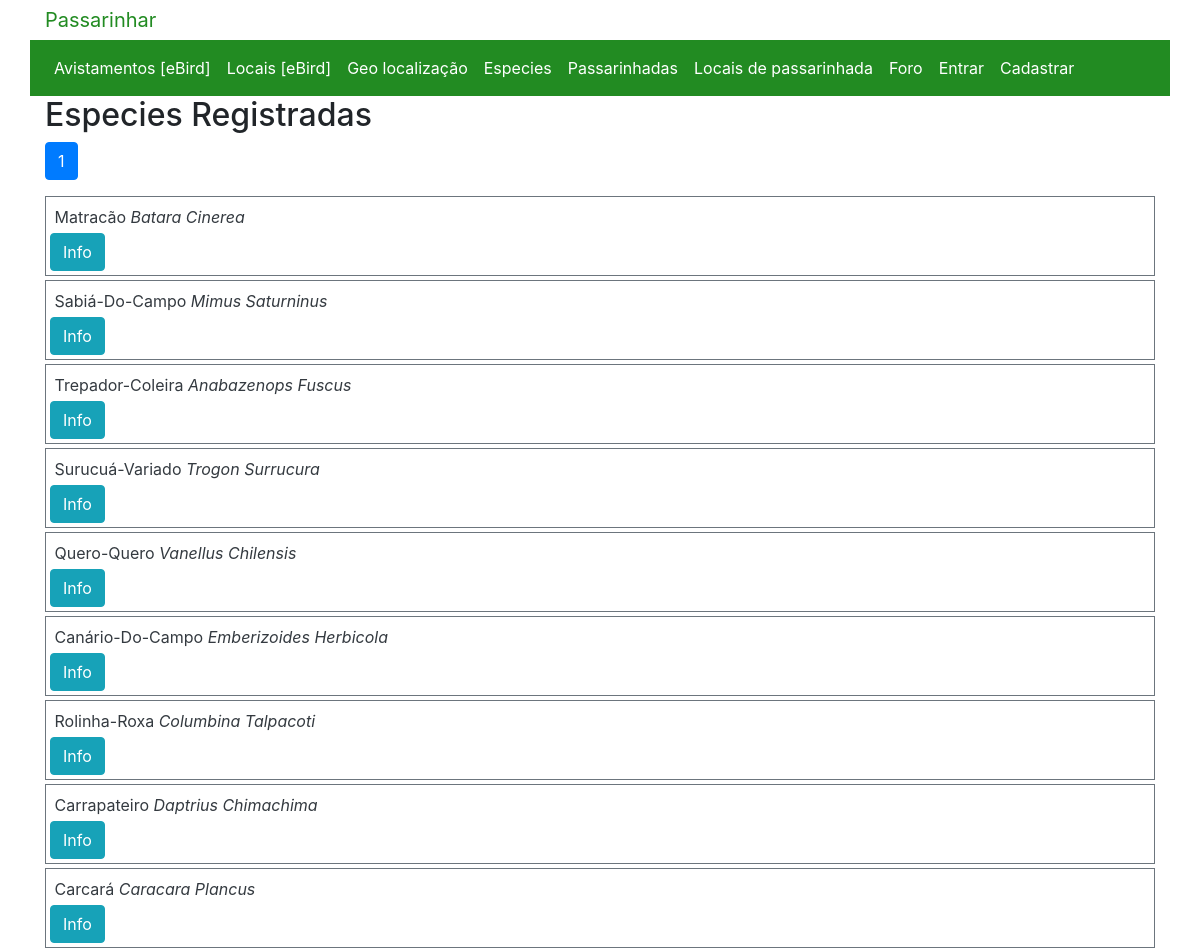
Page /allspices on the earlier database version.
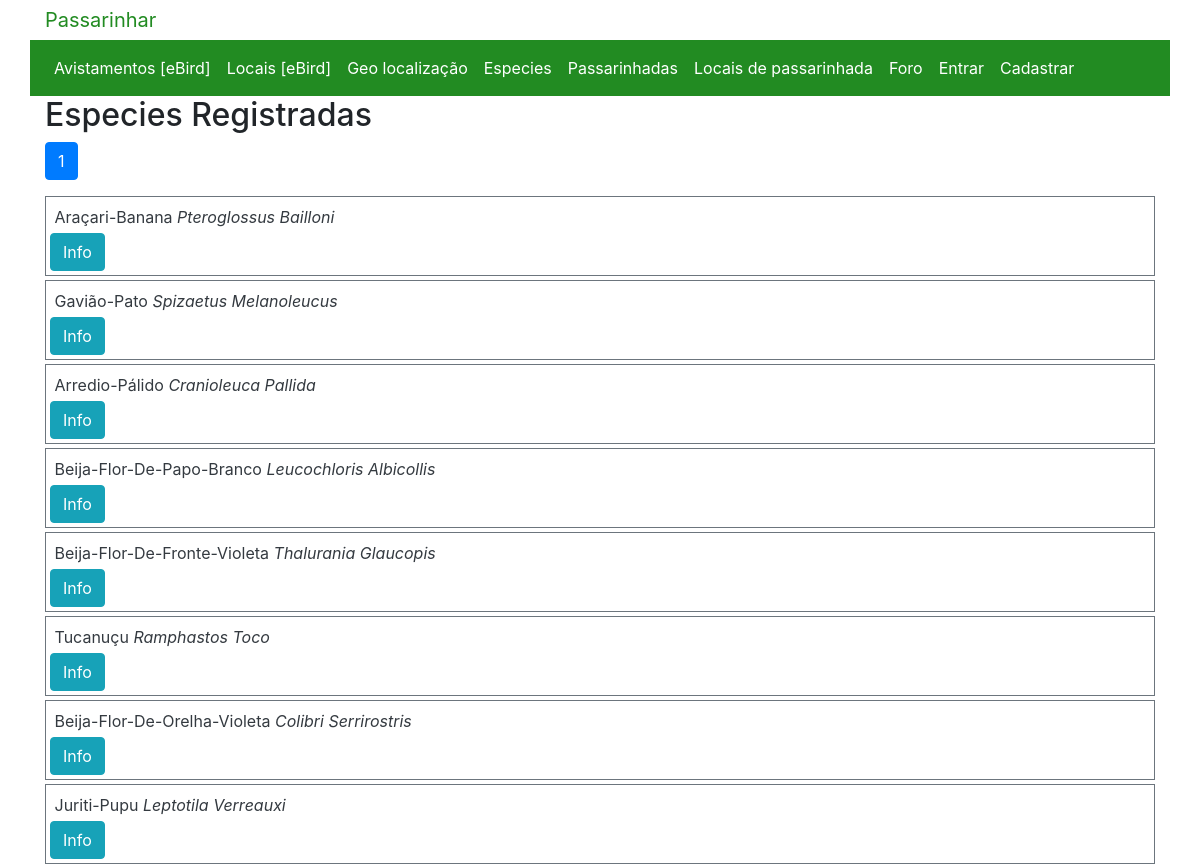
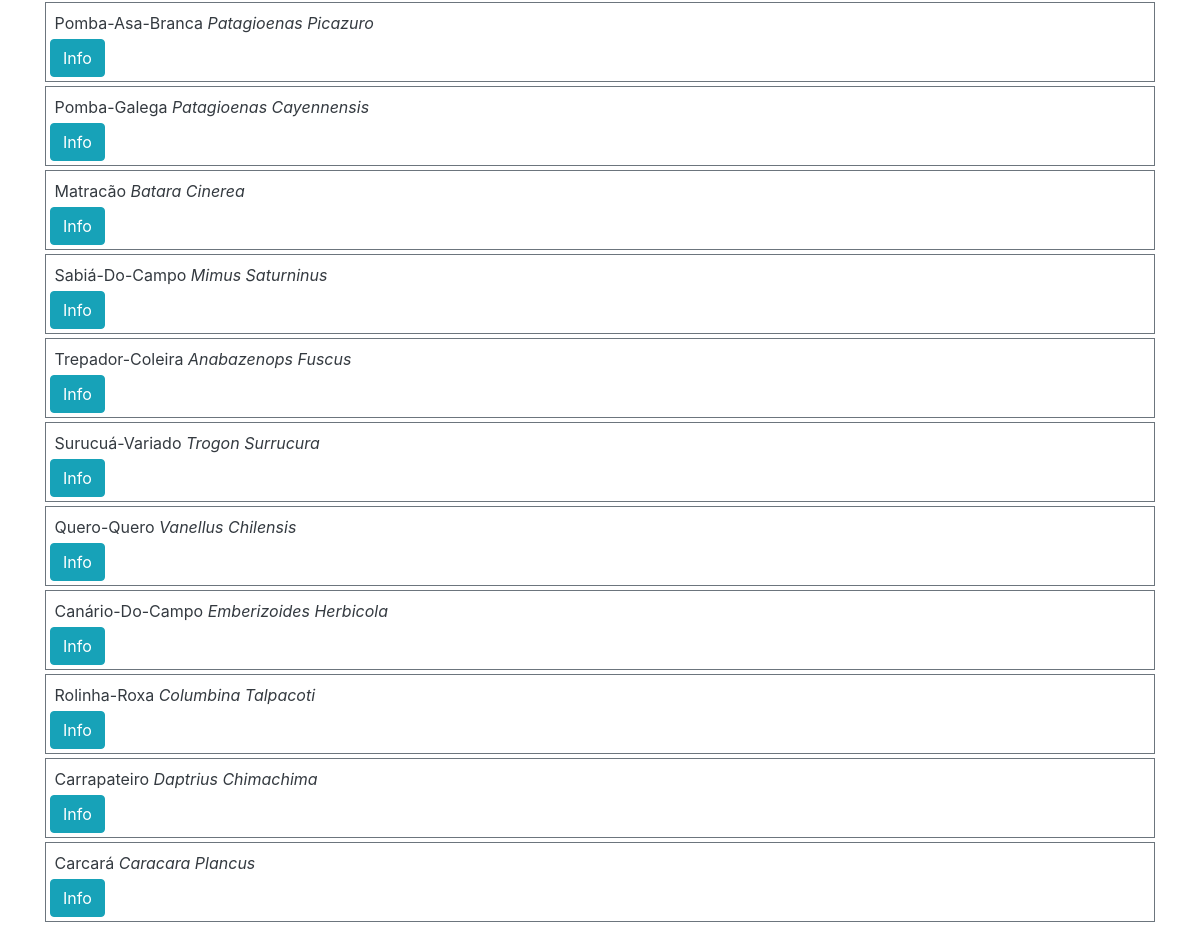
Same page on the later database version (2 pictures, top to bottom).
### passarinhar/models.py (models this page shows, shortened)
class Spice(models.Model):
    name = models.CharField(max_length=64, unique=True)
    spice_code = models.CharField(max_length=20, null=True, blank=True)
    scientific_name = models.CharField(max_length=64, null=True, blank=True)
    DTScientific_name = models.ForeignKey(DataZoneSpecie, on_delete=models.CASCADE,null=True, blank=True, related_name="spice")
    description = models.TextField(blank=True)
    url_spice_img  = models.URLField(blank=True)
    image = ImageField(upload_to='spice_images/', pregenerated_sizes=["small", "medium"], null=True)

### passarinhar/views.py (the view)
# urls.py: path("allspices", views.allspices, name="allspices"),
def allspices(request):
    error = None
    page_obj = None
    allspices = Spice.objects.all()
    allspices = allspices.order_by("-pk").all()
    if allspices:
        p = Paginator(allspices, 30)
        page_number = request.GET.get('page')
        page_obj = p.get_page(page_number)
    else:
        error = 'Sem dados'
        page_obj = None
    return render(request, "passarinhar/spices.html", {
        'title':"Especies Registradas",
        'spices': allspices,
        'page_obj':page_obj,
        "error": error
        })

### passarinhar/templates/passarinhar/spices.html (shortened to what this page needs)
{% extends "passarinhar/layout.html" %}
{% load static %}
{% block body %}
<h2 id="page-title">{{ title }}</h2>
<nav aria-label="Page navigation">
    <ul class="pagination">
        <li class="page-item  active" aria-current="page"><a class="page-link"
                href="?page={{ page_obj.number }}">{{page_obj.number }}</a></li>
    </ul>
</nav>
{% for spice in spices %}
<div class="p-1 my-1 bg-white text-dark border border-secondary">
    <div id='spice-div{{spice.id}}' style="display:block" class="my-1">
        <span class="text-capitalize">{{ spice.name }}</span>
        <span class="text-capitalize font-italic">{{ spice.scientific_name }}</span>
    </div>
    <button type="submit" id='{{spice.id}}' class="btn btn-info">Info</button>
</div>
{% endfor %}
{% endblock %}

Differences in the rows shown:
added Spice: name "Araçari-Banana", scientific_name "Pteroglossus Bailloni"
added Spice: name "Gavião-Pato", scientific_name "Spizaetus Melanoleucus"
added Spice: name "Arredio-Pálido", scientific_name "Cranioleuca Pallida"
added Spice: name "Beija-Flor-De-Papo-Branco", scientific_name "Leucochloris Albicollis"
added Spice: name "Beija-Flor-De-Fronte-Violeta", scientific_name "Thalurania Glaucopis"
added Spice: name "Tucanuçu", scientific_name "Ramphastos Toco"
added Spice: name "Beija-Flor-De-Orelha-Violeta", scientific_name "Colibri Serrirostris"
added Spice: name "Juriti-Pupu", scientific_name "Leptotila Verreauxi"
added Spice: name "Pomba-Asa-Branca", scientific_name "Patagioenas Picazuro"
added Spice: name "Pomba-Galega", scientific_name "Patagioenas Cayennensis"
